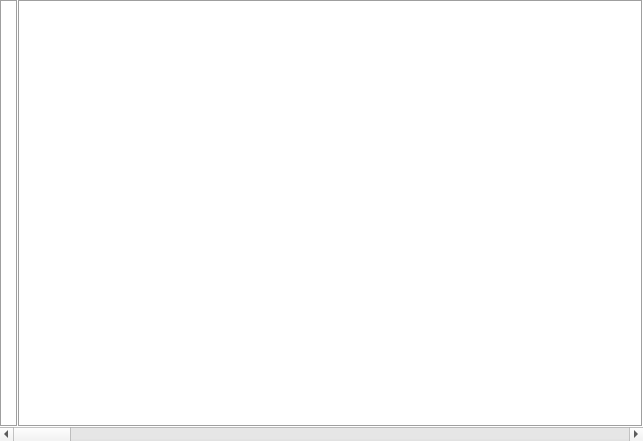
<?xml version="1.0" encoding="UTF-8"?>
<ui version="4.0">
 <class>MyTextEdit</class>
 <widget class="QWidget" name="MyTextEdit">
  <property name="geometry">
   <rect>
    <x>0</x>
    <y>0</y>
    <width>643</width>
    <height>441</height>
   </rect>
  </property>
  <property name="windowTitle">
   <string>Form</string>
  </property>
  <layout class="QVBoxLayout" name="verticalLayout">
   <property name="spacing">
    <number>0</number>
   </property>
   <property name="leftMargin">
    <number>0</number>
   </property>
   <property name="topMargin">
    <number>0</number>
   </property>
   <property name="rightMargin">
    <number>0</number>
   </property>
   <property name="bottomMargin">
    <number>0</number>
   </property>
   <item>
    <layout class="QHBoxLayout" name="horizontalLayout">
     <property name="spacing">
      <number>0</number>
     </property>
     <item>
      <widget class="QTextBrowser" name="textBrowser">
       <property name="maximumSize">
        <size>
         <width>18</width>
         <height>16777215</height>
        </size>
       </property>
       <property name="frameShape">
        <enum>QFrame::Box</enum>
       </property>
       <property name="verticalScrollBarPolicy">
        <enum>Qt::ScrollBarAlwaysOff</enum>
       </property>
       <property name="horizontalScrollBarPolicy">
        <enum>Qt::ScrollBarAlwaysOff</enum>
       </property>
      </widget>
     </item>
     <item>
      <widget class="QTextEdit" name="textEdit">
       <property name="frameShape">
        <enum>QFrame::Box</enum>
       </property>
       <property name="horizontalScrollBarPolicy">
        <enum>Qt::ScrollBarAlwaysOff</enum>
       </property>
       <property name="lineWrapMode">
        <enum>QTextEdit::NoWrap</enum>
       </property>
      </widget>
     </item>
    </layout>
   </item>
   <item>
    <widget class="QScrollBar" name="horizontalScrollBar">
     <property name="orientation">
      <enum>Qt::Horizontal</enum>
     </property>
    </widget>
   </item>
  </layout>
 </widget>
 <resources/>
 <connections/>
</ui>
